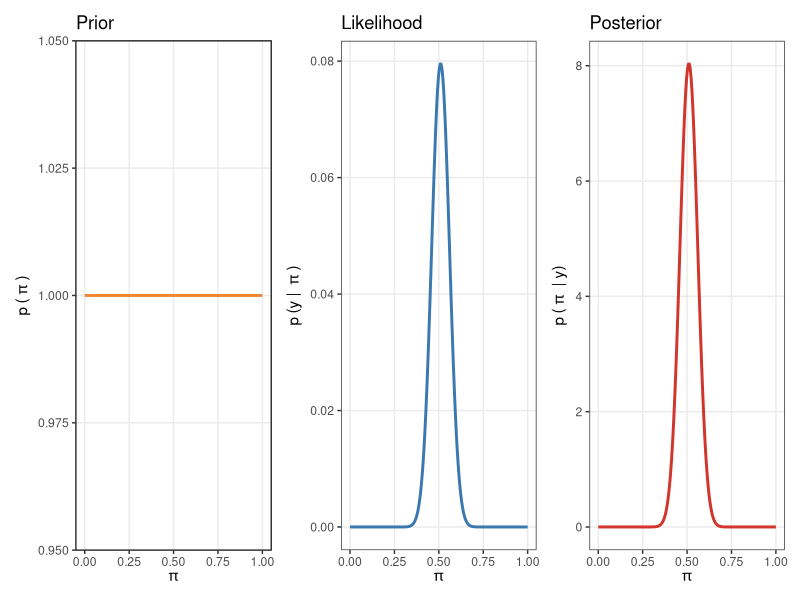
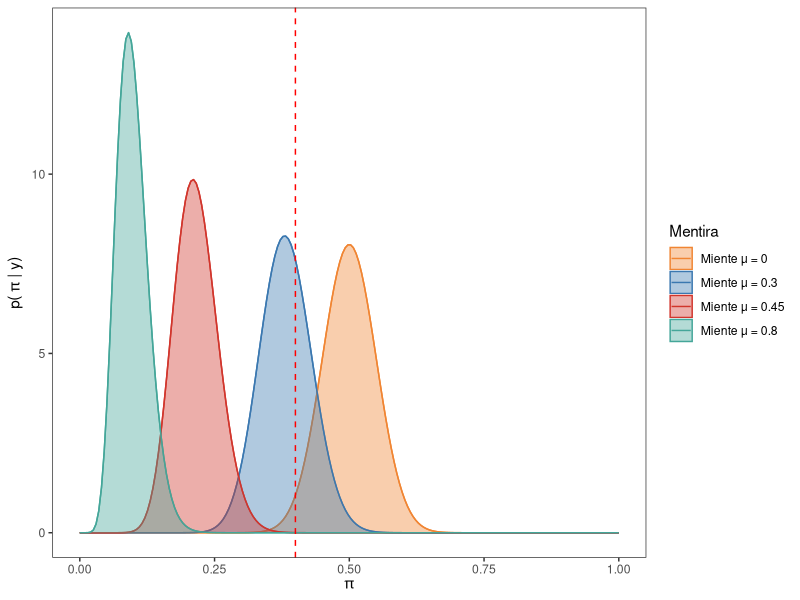
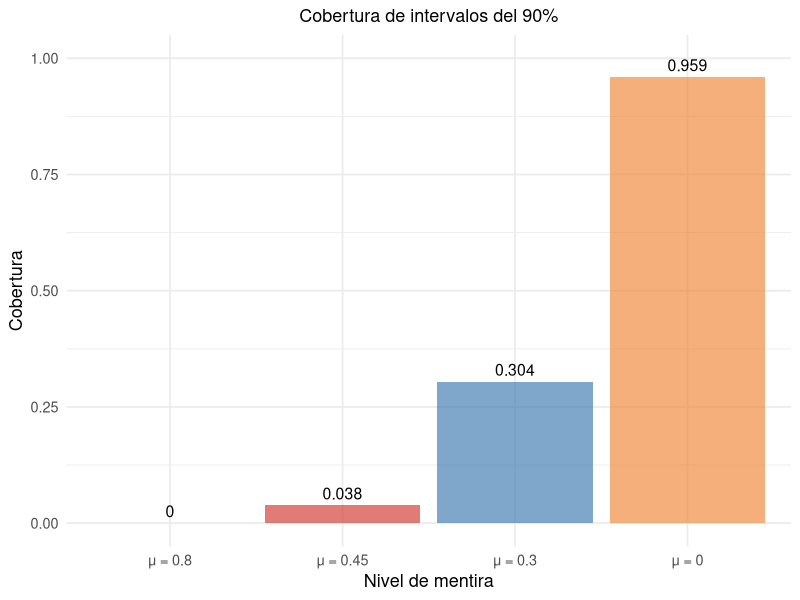
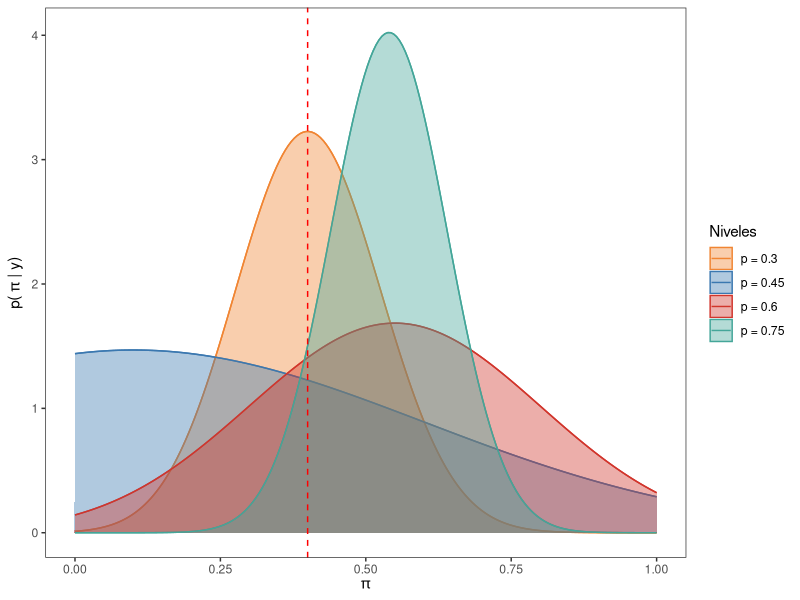
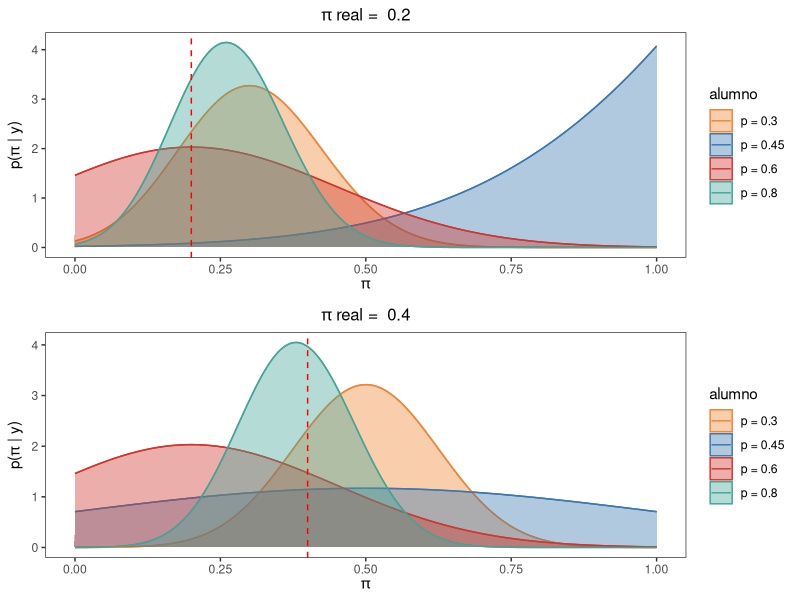
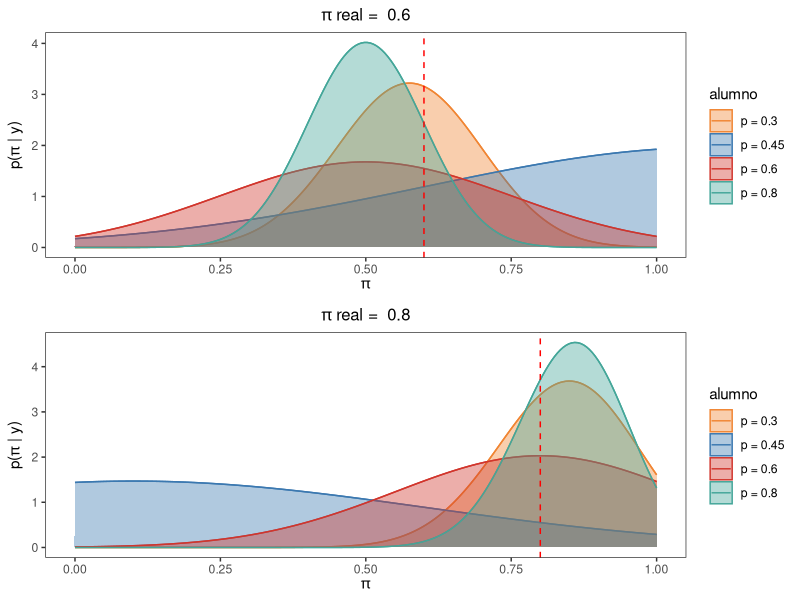
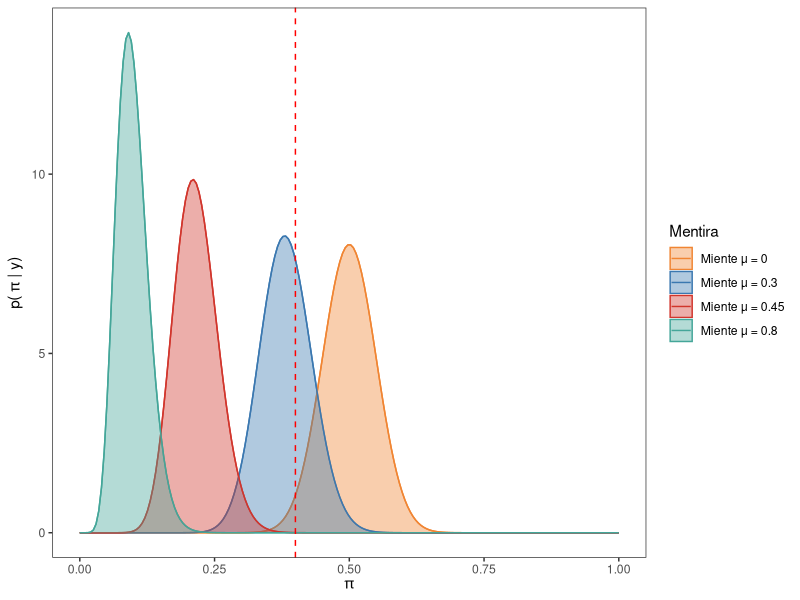
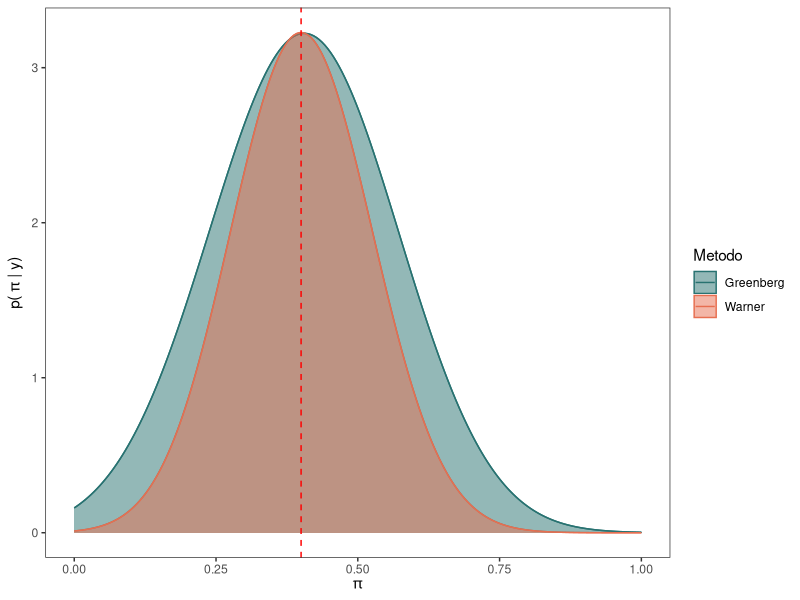

The R source for these figures, in order:
## ---- chunk 1
library(sampling)
library(tidyverse)
library(patchwork)
library(ggplot2)
library(patchwork)
library(tibble)

# Semilla para control de repeticiones
set.seed(1998)

# Poblacion de tamaño N = 1000 para muestras de tamaño n = 100
N <- 1000
apuesta <- c(rep(1, 400), rep(0, 600))

# Data frame de la poblacion
poblacion <- data.frame(estudiante = seq(1:N), apuesta = sample(apuesta) )

## ---- chunk 2

colores <- c("#f08533", "#3b78b0", "#d1352c" , "#44A699")
pi_grid <- seq(0, 1, length.out = 200)

# Obtener prior
prior <- dbeta(pi_grid, 1, 1)


# Graficar prior
plt_prior <- data.frame(x = pi_grid, y = prior) |>
  ggplot() +
  geom_line(aes(x = x, y = y), color = colores[1], linewidth = 1) +
  ggtitle("Prior") +
  labs(
    x = expression(pi),
    y = expression(p ~ "(" ~ pi ~ ")")
  ) +
  theme_bw() +
  theme(panel.grid.minor = element_blank())

## ---- chunk 3
# Creaciones de las muestra de tamaño n = 100

muestra <- data.frame(apuesta = sample(poblacion$apuesta, 100, replace = T))

n <- length(muestra$apuesta)
apuestan <- sum(muestra)

# n = 100
# apuestan = 40
# Calcular verosimilitud para cada valor de "pi"
likelihood <- dbinom(apuestan, n, pi_grid)

# Graficar verosimilitud
plt_likelihood <- data.frame(x = pi_grid, y = likelihood) |>
  ggplot() +
  geom_line(aes(x = x, y = y), color = colores[2], linewidth = 1) +
  ggtitle("Likelihood") +
  labs(
    x = expression(pi),
    y = expression(p ~ "(y | " ~ pi ~ ")")
  ) +
  theme_bw() +
  theme(panel.grid.minor = element_blank())

## ---- chunk 4
# Obtener posterior
posterior <- dbeta(pi_grid, 1 + apuestan, 1 + n - apuestan)

# Graficar posterior
plt_posterior <- data.frame(x = pi_grid, y = posterior) |>
  ggplot() +
  geom_line(aes(x = x, y = y), color = colores[3], linewidth = 1) +
  labs(
    x = expression(pi),
    y = expression(p ~ "(" ~ pi ~ " | y)")
  ) +
  ggtitle("Posterior") +
  theme_bw() +
  theme(panel.grid.minor = element_blank())
## ---- chunk 5
# Concatenar graficos
combinado <- (plt_prior | plt_likelihood | plt_posterior)

combinado

## ---- chunk 6
set.seed(1998)

#Muestra base para los 6 procedimientos
apuesta_b <- sample(poblacion$apuesta, n, replace = T)

#Procedimiento sin mentira, con mentira de nivel mu (bajo, medio ,alto)
muestra_mu <- function(mu, a_prior, b_prior, apuesta_b){
  muestras <- list()
  post_m <- list()
  
  for(i in 1:length(mu)) {
    muestra <- data.frame(apuesta =  ifelse(apuesta_b == 1 ,ifelse(runif(sum(apuesta_b)) < mu[i], 0 ,1),0))
    muestras[[length(muestras) + 1]] <- muestra$apuesta
    post_m[[length(post_m) + 1]] <- dbeta(pi_grid, a_prior + sum(muestra$apuesta), b_prior + n - sum(muestra$apuesta) )
  }
  return(post_m)
}

#Guardo la lista que devuelve la función para poder graficar
post_mu <- muestra_mu(c(0, 0.3, 0.45, 0.8), 1, 1, apuesta_b)

# Crear un data.frame
datos <- data.frame(
  p = rep(pi_grid, times = 4),
  posterior = c(post_mu[[1]], post_mu[[2]], post_mu[[3]], post_mu[[4]]),
  Mentira = rep(c("Miente μ = 0","Miente μ = 0.3", "Miente μ = 0.45", "Miente μ = 0.8"), each = 200))

# Crear el grafico con ggplot2 con los siguientes mapeos
ggplot(datos, aes(x = p, y = posterior, color = Mentira)) +
  geom_line() +
  geom_area(aes(fill = Mentira), alpha = 0.4, position = "identity") +
  geom_vline(xintercept = 0.4, linetype = "dashed", color = "red", size = 0.5) +
  scale_color_manual(values = colores) +
  scale_fill_manual(values = colores) +
  labs(x = expression(pi), y = expression("p(" ~ pi ~ "| y)")) +
  theme_bw() +
  theme(
    panel.grid.major = element_blank(),
    panel.grid.minor = element_blank(),
  )

## ---- chunk 7
set.seed(1998)

int_m_0 <- matrix(NA, nrow = 1000, ncol = 2)
int_m_1 <- matrix(NA, nrow = 1000, ncol = 2)
int_m_2 <- matrix(NA, nrow = 1000, ncol = 2)
int_m_3 <- matrix(NA, nrow = 1000, ncol = 2)

for (i in 1:1000) {
  ma_0 <- data.frame(alumno = 1:n, apuesta = sample(poblacion$apuesta, 100, replace = T))
  
  apuesta_1 <- sample(poblacion$apuesta, 100, replace = T)
  
  ma_1 <- data.frame(alumno = 1:n, apuesta =  ifelse(apuesta_1 == 1 ,ifelse(runif(sum(apuesta_1)) < 0.3, 0 ,1),0))
  
  apuesta_2 <- sample(poblacion$apuesta, 100, replace = T)
  
  ma_2 <- data.frame(alumno = 1:n, apuesta =  ifelse(apuesta_2 == 1 ,ifelse(runif(sum(apuesta_2)) < 0.45, 0 ,1),0))
  
  apuesta_3 <- sample(poblacion$apuesta, 100, replace = T)
  
  ma_3 <- data.frame(alumno = 1:n, apuesta =  ifelse(apuesta_3 == 1 ,ifelse(runif(sum(apuesta_3)) < 0.8, 0 ,1),0))
  
  int_m_0[i, ] <- qbeta(c(0.025, 0.975), 1 + sum(ma_0$apuesta), 1 + n - sum(ma_0$apuesta))
  int_m_1[i, ] <- qbeta(c(0.025, 0.975), 1 + sum(ma_1$apuesta), 1 + n - sum(ma_1$apuesta))
  int_m_2[i, ] <- qbeta(c(0.025, 0.975), 1 + sum(ma_2$apuesta), 1 + n - sum(ma_2$apuesta))
  int_m_3[i, ] <- qbeta(c(0.025, 0.975), 1 + sum(ma_3$apuesta), 1 + n - sum(ma_3$apuesta))
}

# Ver cuántos intervalos cubren el valor 0.4
cubre_0 <- (int_m_0[,1] <= 0.4) & (int_m_0[,2] >= 0.4)
cubre_1 <- (int_m_1[,1] <= 0.4) & (int_m_1[,2] >= 0.4)
cubre_2 <- (int_m_2[,1] <= 0.4) & (int_m_2[,2] >= 0.4)
cubre_3 <- (int_m_3[,1] <= 0.4) & (int_m_3[,2] >= 0.4)

# Proporción de intervalos que lo cubren
Niv_mentira <- tibble(
  Método = c("μ = 0", "μ = 0.3", "μ = 0.45", "μ = 0.8"),
  Cobertura = c(mean(cubre_0), mean(cubre_1), mean(cubre_2), mean(cubre_3))
  )

ggplot(Niv_mentira, aes(x = reorder(Método, Cobertura), y = Cobertura)) +
  geom_col(fill = colores, alpha = 0.65) +
  geom_text(aes(label = round(Cobertura, 3)), vjust = -0.5, size = 4) +
  labs(subtitle = "Cobertura de intervalos del 90%",
    x = "Nivel de mentira",
    y = "Cobertura"
  ) +
  ylim(0, 1) +
  theme_minimal(base_size = 13) +
  theme(
    plot.title = element_text(hjust = 0.5),
    plot.subtitle = element_text(hjust = 0.5)
  )



## ---- chunk 8
set.seed(1998)

#método warner
#Definimos una función para evaluar distintos caso de p con un prior uniforme
muestra_war <- function(p, apuesta_b){
  # Hacemos función para lambda_w
  lambda_w <- function(p, pi_a = 0.4){return(pi_a*p + (1-p)*(1-pi_a))}
  
  # Lista para guardar los resultados
  resultados_w <- list()
  
  #lista para guardar posterior warner
  posterior_w <- list()
  
  y <- numeric(4)
  for (i in 1:length(p)) {
    # Generar la pregunta con p unos y el resto ceros
    pregunta <- sample(c(rep(1, (p[i]*100)), rep(0, n - (p[i]*100))), n, replace = TRUE)
    
    # Generar la respuesta según la lógica dada
    respuesta <- ifelse(pregunta == 0, ifelse(apuesta_b == 1, 0, 1), apuesta_b)
    
    # Crear el tibble para este p y agregarlo a la lista
    resultados_w[[length(resultados_w) + 1]] <- tibble(muestra_base = apuesta_b,
                                                       pregunta = pregunta,
                                                       respuesta = respuesta,
                                                       p_valor = p[i])
    
    #convierto a data frame
    datos_w <- as.data.frame(resultados_w[[i]])
    
    # Hacer el posterior exacto a partir de la muestra
    y[i] <- sum(datos_w$respuesta)
    # Establecemos el numerador donde lambda toma valores para p y posibles val de pi
    num_w <- (lambda_w(p[i], pi_grid) ^ y[i])*((1-lambda_w(p[i], pi_grid)) ^ (n - y[i]))* (1 - 2 * p[i])
    
    # paso 5: denominador que salio de consulta
    denom_w <- (pbeta(1 - p[i], y[i] + 1, n - y[i] + 1) * beta(y[i] + 1, n - y[i] + 1)) - (pbeta(p[i] ,y[i] +1,n-y[i] +1)*beta(y[i] +1, n-y[i] +1))
    
    # paso 6: posterior
    posterior_w[[length(posterior_w) + 1]] <- num_w / denom_w
    
  }
  return(posterior_w)
}
posterior_w <- muestra_war(c(0.3, 0.45, 0.6, 0.75), apuesta_b)

# Crear un data.frame
datos <- data.frame(
  p = rep(pi_grid, times = 4),
  posterior = c(posterior_w[[1]], posterior_w[[2]], posterior_w[[3]], posterior_w[[4]]),
  Niveles = rep(c("p = 0.3","p = 0.45", "p = 0.6", "p = 0.75"), each = 200))

# Crear el grafico con ggplot2 con los siguientes mapeos
ggplot(datos, aes(x = p, y = posterior, color = Niveles)) +
  geom_line() +
  geom_area(aes(fill = Niveles), alpha = 0.4, position = "identity") +
  scale_color_manual(values = colores) +
  scale_fill_manual(values = colores) +
  geom_vline(xintercept = 0.4, linetype = "dashed", color = "red", size = 0.5) +
  labs(x = expression(pi), y = expression("p(" ~ pi ~ "| y)")) +
  theme_bw() +
  theme(
    panel.grid.major = element_blank(),
    panel.grid.minor = element_blank(),
  )



## ---- chunk 9
set.seed(2198)

# Poblacion de tamaño N = 1000 para muestras de tamaño n = 100
N <- 1000

# paso 1: establecemos los diferentes p
p <- c(0.3, 0.45, 0.6, 0.75)

# paso 2: hacemos función para lambda 
lambda <- function(p, pi_a = 0.4){
return(pi_a*p + (1-p)*(1-pi_a))
}

graficos_post <- list()

# Establece tamano muestra
n <- 100

# Establece las diferentes posiciones
pos <- c(30, 45, 60, 80)

pi_pos <- c(200, 400, 600, 800)

pi_line <- c(0.2, 0.4, 0.6, 0.8)
line <- 0

for (j in pi_pos) {
  line <- line + 1
  apuesta_pi <- c(rep(1, j), rep(0, N - j))
  # Data frame de la poblacion
  poblacion_pi <- data.frame(estudiante = seq(1:N), apuesta = sample(apuesta_pi) )

  # Establece la muestra base que parte desde la poblacion
  muestra_base_pi <- sample(poblacion_pi$apuesta, n, replace = TRUE)

  # Lista para guardar los resultados
  resultados <- list()

  for (i in pos) {
    # Generar la pregunta con p unos y el resto ceros
    apuesta <- c(rep(1, i), rep(0, n - i))
    pregunta <- sample(apuesta, n, replace = TRUE)
  
    # Generar la respuesta según la lógica dada
    respuesta <- ifelse(pregunta == 0, ifelse(muestra_base_pi == 1, 0, 1), muestra_base_pi)
  
    # Crear el tibble para este p
    df <- tibble(
    muestra_base = muestra_base_pi,
    pregunta = pregunta,
    respuesta = respuesta,
    p_valor = i
    )
  
    # Agregarlo a la lista
    resultados[[length(resultados) + 1]] <- df
  }

  # Unir todos los data frames
  tabla_final <- bind_rows(resultados)

  # Ver resultado
  #print(tabla_final)

  # Ver las respuestas para diferente posiciones
  y_p <- tabla_final %>% 
    group_by(p_valor) %>% 
   summarise(sum(respuesta))

  # Cambia el tipo de variable de las respuestas para que tome las pbeta y beta
  y <- c(as.numeric(y_p[1,2]),
        as.numeric(y_p[2,2]),
        as.numeric(y_p[3,2]),
        as.numeric(y_p[4,2]))

  # Lista para el posterior
  post_7 <- list()
  post_n7 <- c("p = 0.3", "p = 0.45", "p = 0.6", "p = 0.8")

  # Hacer el posterior a partir de la muestra
  for (i in 1:4) {
    # paso 4: establecemos un numerador donde lambda toma valores para p y posibles val de pi
    num_6 <- (lambda(p[i],pi_grid)^y[i])*((1-lambda(p[i],pi_grid))^(n-y[i]))* (1-2*p[i])
  
    # paso 5: denominador que salio de consulta
    denom_6 <- (pbeta(1 - p[i],y[i]+1,n-y[i]+1)*beta(y[i]+1,n-y[i]+1)) - (pbeta(p[i],y[i]+1,n-y[i]+1)*beta(y[i]+1,n-y[i]+1))
  
    # paso 6: posterior
    posterior_6 <- num_6 / denom_6
  
    post_7[[post_n7[i]]] <- posterior_6
  }

  # Crear un data.frame
  datos <- data.frame(
    p = rep(pi_grid, times = 4),
    posterior = c(post_7[[1]], post_7[[2]], post_7[[3]], post_7[[4]]),
    alumno = rep(c("p = 0.3","p = 0.45", "p = 0.6", "p = 0.8"), each = 200))

  # Crear el gráfico con ggplot2 con los siguientes mapeos
  titulo_grafico <- bquote(pi ~ "real = " ~ .(pi_line[line]))
  
  graficos_post[[line]] <- ggplot(datos, aes(x = p, y = posterior, color = alumno)) +
    geom_line() +
    geom_area(aes(fill = alumno), alpha = 0.4, position = "identity") +
    scale_color_manual(values = colores) +
    scale_fill_manual(values = colores) +
    labs(
      x = expression(pi),
      y = expression(paste("p(", pi, " | y)")),
      title = titulo_grafico
    ) +
    theme_bw() +
    theme(panel.grid = element_blank()) +
    geom_vline(xintercept = pi_line[line], linetype = "dashed", color = "red", size = 0.5) +
    theme(plot.title = element_text(hjust = 0.5, size = 12, face = "bold"))



}
## ---- chunk 10

# Concatenar graficos
library(gridExtra)

# Primer par
grid.arrange(graficos_post[[1]], graficos_post[[2]], nrow = 2)
## ---- chunk 11
# Segundo par
grid.arrange(graficos_post[[3]], graficos_post[[4]], nrow = 2)
## ---- chunk 12
#función del posterior para un prior no necesariamente uniforme

posterior_war <- function(pi, p, a, b){
  # Establecemos la función lambda del método warner
  lambda_W <- function(p, pi_a){return(pi_a*p + (1-p)*(1-pi_a))}
  # Simulamos una muestra de respuestas afirmativas con el parametro lambda_w
  y <- rbinom(1,100,lambda(p, pi))
  # Construimos el numerador del posterior aproximado
  num <- dbeta(pi_grid, a, b) * dbinom(y, 100, lambda(p, pi_grid))
  # Construimos el denominador del posterior aproximado
  delta <- diff(pi_grid)[1] 
  denom <- sum(num) * delta
  # Obtenemos el Posterior aproximado
  posterior <- num / denom
  return(posterior)
}

## ---- chunk 13
# función del posterior para un prior no necesariamente uniforme con el método Greenberg

posterior_green <- function(pi, p, a, b, pi_b = 7/12){
  # Establecemos la función lambda con la probabilidad conocida pi_b = 7/12
  lambda_g <- function(p, pi_a){return(pi_a*p + pi_b*(1-p))}
  # Simulamos una muestra de respuestas afirmativas con el parametro lambda_g
  y <- rbinom(1,100,lambda_g(p, pi))
  # Construimos el numerador del posterior aproximado
  num <- dbeta(pi_grid, a, b) * dbinom(y, 100, lambda(p, pi_grid))
  # Construimos el denominador del posterior aproximado
  delta <- diff(pi_grid)[1] 
  denom <- sum(num) * delta
  # Obtenemos el Posterior aproximado
  posterior <- num / denom
  return(posterior)
}

## ---- chunk 14
set.seed(1998)

#Muestra base para los 6 procedimientos
apuesta_b <- sample(poblacion$apuesta, n, replace = T)

#Procedimiento sin mentira, con mentira de nivel mu (bajo, medio ,alto)
#Guardo la lista que devuelve la función para poder graficar
post_mu <- muestra_mu(c(0, 0.3, 0.45, 0.8), 1, 1, apuesta_b)

  # Crear un data.frame
  datos <- data.frame(
    p = rep(pi_grid, times = 4),
    posterior = c(post_mu[[1]], post_mu[[2]], post_mu[[3]], post_mu[[4]]),
    Mentira = rep(c("Miente μ = 0","Miente μ = 0.3", "Miente μ = 0.45", "Miente μ = 0.8"), each = 200))
  
  # Crear el grafico con ggplot2 con los siguientes mapeos
  ggplot(datos, aes(x = p, y = posterior, color = Mentira)) +
    geom_line() +
    geom_area(aes(fill = Mentira), alpha = 0.4, position = "identity") +
    scale_color_manual(values = colores) +
    scale_fill_manual(values = colores) +
    labs(x = expression(pi), y = expression("p(" ~ pi ~ "| y)")) +
    geom_vline(xintercept = 0.4, linetype = "dashed", color = "red", size = 0.5) +
    theme_bw() +
    theme(
      panel.grid.major = element_blank(),
      panel.grid.minor = element_blank(),
    )

## ---- chunk 15
set.seed(2198)
#método Greenberg
#Definimos una función para evaluar distintos caso de p con un prior uniforme
muestra_green <- function(p, apuesta_b){
  # Hacemos función para lambda_w
  lambda_g <- function(p, pi_a = 0.4){return(pi_a*p + (7/12)*(1-p))}
  
  # Lista para guardar los resultados
  resultados_g <- list()
  
  #lista para guardar posterior warner
  posterior_g <- list()
  
  y <- numeric(4)
  for (i in 1:length(p)) {
    # Generar la pregunta con p unos y el resto ceros
    pregunta <- sample(c(rep(1, (p[i]*100)), rep(0, n - (p[i]*100))), n, replace = TRUE)
    
    # Generar la respuesta según la lógica dada
    respuesta <- ifelse(pregunta == 0, ifelse(apuesta_b == 1, 0, 1), apuesta_b)
    
    # Crear el tibble para este p y agregarlo a la lista
    resultados_g[[length(resultados_g) + 1]] <- tibble(muestra_base = apuesta_b,
                                                       pregunta = pregunta,
                                                       respuesta = respuesta,
                                                       p_valor = p[i])
    
    #convierto a data frame
    datos_g <- as.data.frame(resultados_g[[i]])
    
    # Hacer el posterior exacto a partir de la muestra
    y[i] <- sum(datos_g$respuesta)
    # Establecemos el numerador donde lambda toma valores para p y posibles val de pi
    num_g <- (lambda_g(p[i], pi_grid) ^ y[i])*((1-lambda_g(p[i], pi_grid)) ^ (n - y[i]))* (1 - 2 * p[i])
    
    # paso 5: denominador que salio de consulta
    denom_g <- (pbeta(1 - p[i], y[i] + 1, n - y[i] + 1) * beta(y[i] + 1, n - y[i] + 1)) - (pbeta(p[i] ,y[i] +1,n-y[i] +1)*beta(y[i] +1, n-y[i] +1))
    
    # paso 6: posterior
    posterior_g[[length(posterior_g) + 1]] <- num_g / denom_g
    
  }
  return(posterior_g)
}
#Guardo la lista que devuelve la función para poder graficar
posterior_g <- muestra_green(0.3, apuesta_b)


#Guardo la lista que devuelve la función para poder graficar
datos_warner_green <- data.frame(
    p = rep(pi_grid, times = 2),
    posterior = c(posterior_w[[1]], posterior_g[[1]]),
    Metodo = rep(c("Warner", "Greenberg"), each = 200))

# Crear el grafico con ggplot2 con los siguientes mapeos
post_w <- ggplot(datos_warner_green, aes(x = p, y = posterior, color = Metodo)) +
    geom_line() +
    geom_area(aes(fill = Metodo), alpha = 0.5, position = "identity") +
    scale_color_manual(values = c("#287271","#E76F51")) + # c("#D95F02", "#1B9E77")
    scale_fill_manual(values = c("#287271","#E76F51")) + # 
    labs(x = expression(pi), y = expression("p(" ~ pi ~ "| y)")) +
    geom_vline(xintercept = 0.4, linetype = "dashed", color = "red", size = 0.5) +
    theme_bw() +
    theme(
      panel.grid.major = element_blank(),
      panel.grid.minor = element_blank(),
    )
## ---- chunk 16
# Concatenar graficos
post_w 
## ---- chunk 17
set.seed(1998)

#Muestra base para los 6 procedimientos con mil simulaciones

int_m_0 <- matrix(NA, nrow = 1000, ncol = 2)
int_m_1 <- matrix(NA, nrow = 1000, ncol = 2)
int_m_2 <- matrix(NA, nrow = 1000, ncol = 2)
int_m_3 <- matrix(NA, nrow = 1000, ncol = 2)
int_w <- matrix(NA, nrow = 1000, ncol = 2)
int_g <- matrix(NA, nrow = 1000, ncol = 2)


for (i in 1:1000) {
  apuesta_b <- sample(poblacion$apuesta, n, replace = T)
  
  #Procedimiento sin mentira, con mentira de nivel mu (bajo, medio ,alto)
  post_m <- muestra_mu(c(0, 0.3, 0.45, 0.8), 1, 1, apuesta_b) #devuelve una lista con cada posterior segun mu
  
  #Procedimiento del método Warner con p = 0.3
  posterior_w <- muestra_war(0.3, apuesta_b) #devuelve una lista con el posterior warner
  
  #método Greenberg
  posterior_g <- muestra_green(0.3, apuesta_b) #devuelve una lista con el posterior Greenberg
  
  # 1. Normalizamos:
  dens_m_0 <- post_m[[1]] / sum(post_m[[1]])
  dens_m_1 <- post_m[[2]] / sum(post_m[[2]])
  dens_m_2 <- post_m[[3]] / sum(post_m[[3]])
  dens_m_3 <- post_m[[4]] / sum(post_m[[4]])
  dens_w <- posterior_w[[1]] / sum(posterior_w[[1]])
  dens_g <- posterior_g[[1]] / sum(posterior_g[[1]])
  
  # 2. Calcula la función de distribución acumulada (CDF):
  cdf_m_0 <- cumsum(dens_m_0)
  cdf_m_1 <- cumsum(dens_m_1)
  cdf_m_2 <- cumsum(dens_m_2)
  cdf_m_3 <- cumsum(dens_m_3)
  cdf_w <- cumsum(dens_w)
  cdf_g <- cumsum(dens_g)
  

  # 3. intervalos del 90%
  int_m_0[i, ] <- c(pi_grid[which.min(abs(cdf_m_0 - 0.05))], pi_grid[which.min(abs(cdf_m_0 - 0.95))])
  int_m_1[i, ] <- c(pi_grid[which.min(abs(cdf_m_1 - 0.05))], pi_grid[which.min(abs(cdf_m_1 - 0.95))])
  int_m_2[i, ] <- c(pi_grid[which.min(abs(cdf_m_2 - 0.05))], pi_grid[which.min(abs(cdf_m_2 - 0.95))])
  int_m_3[i, ] <- c(pi_grid[which.min(abs(cdf_m_3 - 0.05))], pi_grid[which.min(abs(cdf_m_3 - 0.95))])
  
  int_w[i, ] <- c(pi_grid[which.min(abs(cdf_w - 0.05))], pi_grid[which.min(abs(cdf_w - 0.95))])
  int_g[i, ] <- c(pi_grid[which.min(abs(cdf_g - 0.05))], pi_grid[which.min(abs(cdf_g - 0.95))])
  
}

# Ver cuántos intervalos cubren el valor 0.4
cubre_0 <- (int_m_0[,1] <= 0.4) & (int_m_0[,2] >= 0.4)
cubre_1 <- (int_m_1[,1] <= 0.4) & (int_m_1[,2] >= 0.4)
cubre_2 <- (int_m_2[,1] <= 0.4) & (int_m_2[,2] >= 0.4)
cubre_3 <- (int_m_3[,1] <= 0.4) & (int_m_3[,2] >= 0.4)
cubre_w <- (int_w[,1] <= 0.4) & (int_w[,2] >= 0.4)
cubre_g <- (int_g[,1] <= 0.4) & (int_g[,2] >= 0.4)

# Proporción de intervalos que lo cubren
resultados <- tibble(
  Método = factor(
    c("μ = 0", "μ = 0.3", "μ = 0.45", "μ = 0.8", "Warner", "Greenberg"),
    levels = c("μ = 0", "μ = 0.3", "μ = 0.45", "μ = 0.8", "Warner", "Greenberg")
  ),
  Cobertura = c(mean(cubre_0), mean(cubre_1), mean(cubre_2), mean(cubre_3), 
                mean(cubre_w), mean(cubre_g))
)


ggplot(resultados, aes(x = Método, y = Cobertura)) +
  geom_col(fill = c("#f08533", "#3b78b0", "#d1352c" , "#44A699","#E76F51", "#287271"), alpha = 0.65) +
  geom_text(aes(label = round(Cobertura, 3)), vjust = -0.5, size = 4) +
  labs(
    subtitle = "Cobertura de intervalos del 90%",
    x = "Método",
    y = "Cobertura"
  ) +
  ylim(0, 1) +
  theme_minimal(base_size = 13)+
  theme(
    plot.title = element_text(hjust = 0.5),
    plot.subtitle = element_text(hjust = 0.5)
  )
